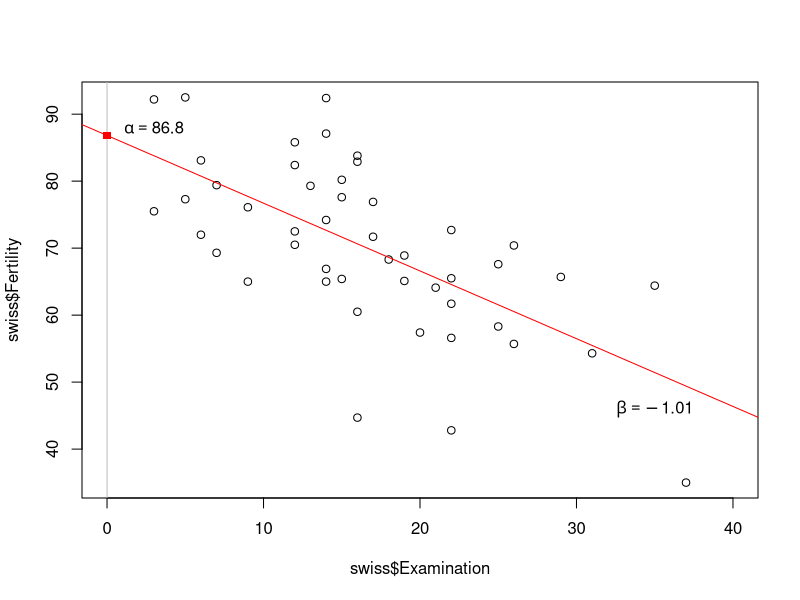
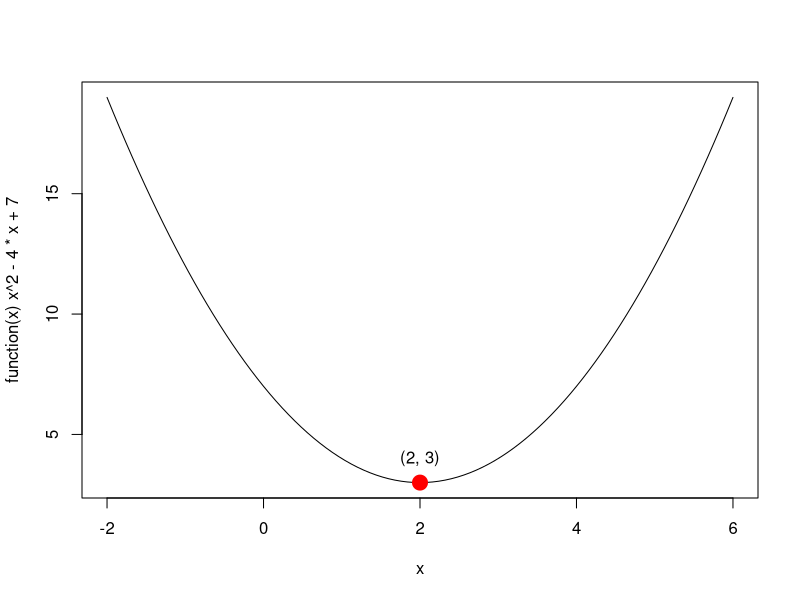
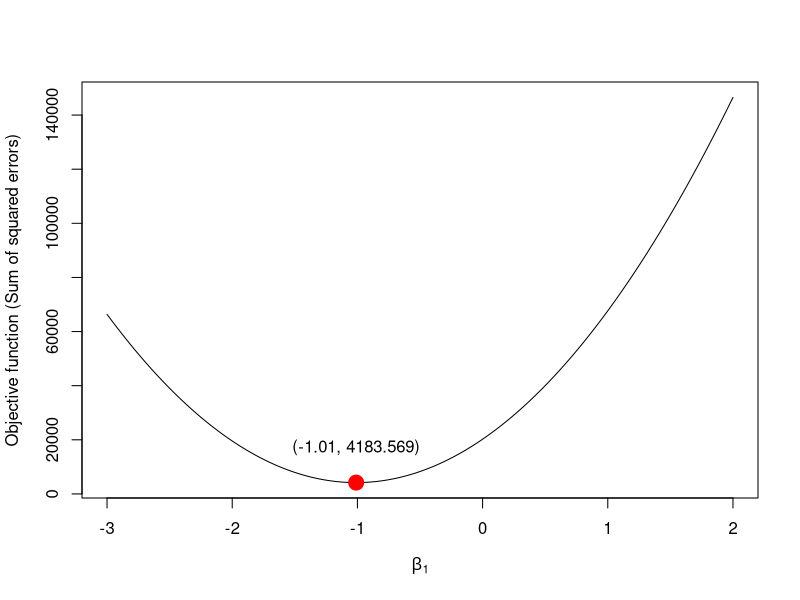
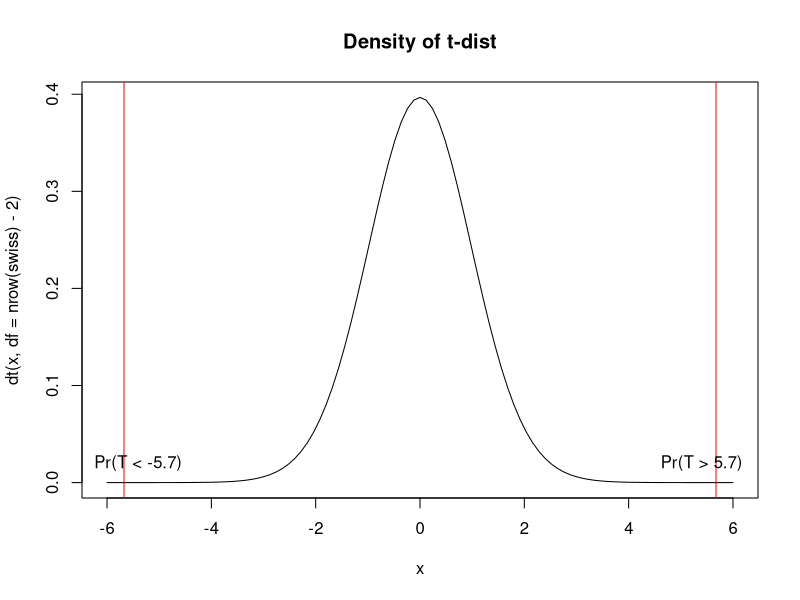
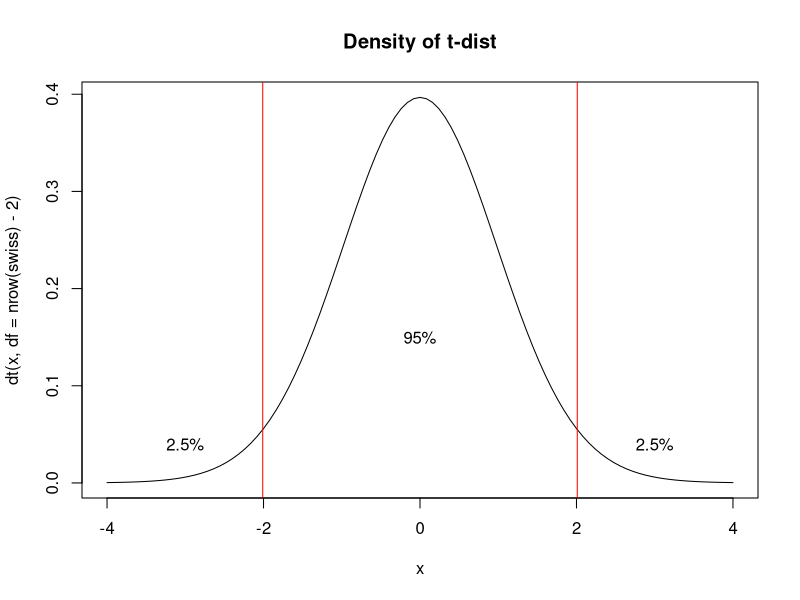

These figures' R source, in order:
## ---- chunk 1
knitr::opts_chunk$set(echo = TRUE)
## ---- chunk 2
# str(swiss)  # built-in dataset
lm(formula = Fertility ~ Examination, data = swiss)
## ---- chunk 3
plot(x = swiss$Examination, y = swiss$Fertility, xlim = c(0, 40))
abline(v = 0, col = "grey")
abline(lm(Fertility ~ Examination, swiss), col = "red")
points(0, 86.8, pch = 15, col = "red")
text(3, 88, expression(alpha == 86.8))
text(35, 46, expression(beta == -1.01))
## ---- chunk 4
summary(lm(formula = Fertility ~ Examination, data = swiss))
## ---- chunk 5
y_bar <- mean(swiss$Fertility)  # Y bar
x_bar <- mean(swiss$Examination)  # X bar
s_xx <- sum((swiss$Examination - x_bar)^2)  # S_XX
s_xy <- sum((swiss$Examination - x_bar) * (swiss$Fertility - y_bar))  # S_XY
c(y_bar, x_bar, s_xx, s_xy)
## ---- chunk 6
beta_hat <- s_xy / s_xx
alpha_hat <- y_bar - beta_hat * x_bar
c(alpha_hat, beta_hat)
## ---- chunk 7
plot(function (x) x^2-4*x+7, xlim = c(-2, 6))
points(2, 3, cex = 2, pch = 19, col = "red")
text(2, 4, labels = "(2, 3)")
## ---- chunk 8
obj_function <- function (x) x^2 - 4*x + 7
optim(par = 0, fn = obj_function, method = "BFGS")  # ニュートン法の亜種を利用
## ---- chunk 9
sum_of_squared_residuals <- function (coef_vector) {
  # coef_vector[1]: alpha (intercept)
  # coef_vector[2]: beta (slope of X)
  y <- swiss$Fertility
  x <- swiss$Examination
  sum((y - coef_vector[1] - coef_vector[2] * x)^2)
}
sum_of_squared_residuals(coef_vector = c(1, 2))  # alpha=1, beta=2
sum_of_squared_residuals(coef_vector = c(1, 3))  # alpha=1, beta=3
optim(par = c(0, 0), fn = sum_of_squared_residuals)
## ---- chunk 10
sum_of_squared_residuals_beta <- function (beta1) {
  y <- swiss$Fertility
  x <- swiss$Examination
  sum((y - 86.8 - beta1 * x)^2)
}
beta_value <- seq(-3, 2, by = 0.01)
obj_fun <- sapply(beta_value, sum_of_squared_residuals_beta)
plot(x = beta_value, y = obj_fun, type = "l", xlim = c(-3, 2), ylab = "Objective function (Sum of squared errors)", xlab = expression(beta[1]))
points(-1.01, 4183.569, pch = 19, cex = 2, col = "red")
text(-1.01, 4183.569 + 13000, label = "(-1.01, 4183.569)")
# abline(v = -1.01, col = 2)
## ---- chunk 11
s_yy <- sum((swiss$Fertility - y_bar)^2)
y_pred <- alpha_hat + beta_hat * swiss$Examination  # y hat
s_yhyh <- sum((y_pred - y_bar)^2)
s_yhyh / s_yy  # R^2
resid_swiss <- swiss$Fertility - y_pred  # residuals
1 - sum(resid_swiss^2) / s_yy  # R^2 ... should be the same as above
## ---- chunk 12
sum(resid_swiss^2) / (nrow(swiss) - 2)  # estimated sigma^2
beta_se <- sqrt(sum(resid_swiss^2)/(nrow(swiss) - 2) / s_xx)  # standard error
beta_se
## ---- chunk 13
beta_hat / beta_se
## ---- chunk 14
curve(dt(x, df = nrow(swiss) - 2), from = -6, to = 6, main = "Density of t-dist")
abline(v = beta_hat / beta_se * c(-1, 1), col = "red")
text(c(-5.4, 5.4), 0.02, labels = c("Pr(T < -5.7)", "Pr(T > 5.7)"))
## ---- chunk 15
2 * pt(q = beta_hat / beta_se, df = nrow(swiss) - 2)
## ---- chunk 16
2 * (1 - pt(q = abs(beta_hat / beta_se), df = nrow(swiss) - 2))
## ---- chunk 17
qt(p = 0.025, df = nrow(swiss) - 2)  # df: degree of freedom (自由度)
qt(p = c(0.005, 0.025, 0.975, 0.995), df = nrow(swiss) - 2)  # 1% and 5%
## ---- chunk 18
curve(dt(x, df = nrow(swiss) - 2), from = -4, to = 4, main = "Density of t-dist")
abline(v = c(-2.01, 2.01), col = "red")
text(c(-3, 3), 0.04, labels = "2.5%"); text(0, 0.15, labels = "95%")
## ---- chunk 19
qt(p = 0.975, df = 10000); qnorm(p = 0.975)
## ---- chunk 20
summary(lm(Fertility ~ Examination + Education, data = swiss))
## ---- chunk 21
swiss2 <- swiss
swiss2$Edu2 <- swiss$Education^2
# tidyverse パッケージを使用する場合
# library(tidyverse)
# swiss2 <- swiss %>%
#   mutate(Edu2 = Education^2,
#          ExamEdu = Examination * Education)
lm(Fertility ~ Examination + Edu2, data = swiss2)$coef
## ---- chunk 22
swiss2$ExamEdu <- swiss$Examination * swiss$Education
lm(Fertility ~ ExamEdu, data = swiss2)$coef
## ---- chunk 23
lm(Fertility ~ Examination + I(Education^2), data = swiss)$coef
## ---- chunk 24
lm(Fertility ~ Examination : Education, data = swiss)$coef
## ---- chunk 25
lm(Fertility ~ Examination * Education, data = swiss)$coef
## ---- chunk 26
lm(log(Fertility) ~ Examination, data = swiss)$coef
## ---- chunk 27
swiss2$exam_dummy <- ifelse(swiss$Examination > mean(swiss$Examination), 1, 0)
# swiss2$exam_dummy <- 1 * (swiss$Examination > mean(swiss$Examination))  # same as above 
# tidyverse パッケージを使用する場合
# swiss2 <- swiss %>%
#   mutate(exam_dummy = ifelse(Examination > mean(Examination), 1, 0))
summary(lm(Fertility ~ exam_dummy, data = swiss2))
## ---- chunk 28
swiss2 <- swiss
swiss2$region <- 
  c("A", "A", "A", "A", "A", "A", "C", "C", "C", "C",
    "C", "B", "B", "B", "B", "B", "B", "B", "B", "B",
    "B", "B", "B", "B", "B", "B", "B", "B", "B", "B",
    "F", "F", "F", "F", "F", "F", "F", "F", "D", "D",
    "D", "D", "D", "D", "E", "E", "E")
table(swiss2$region)
lm(Fertility ~ Examination + region, swiss2)$coef
## ---- chunk 29
swiss2$region <- relevel(as.factor(swiss2$region), ref = "B")
lm(Fertility ~ Examination + region, swiss2)$coef
## ---- chunk 30
lm(formula = Fertility ~ Examination + I(2 * Examination), data = swiss)$coef
cor(swiss$Examination, 2 * swiss$Examination)
## ---- chunk 31
set.seed(2)
swiss2$Exam_with_noise <- swiss$Examination + rnorm(nrow(swiss), sd = 1)
# tidyverse パッケージを使用する場合
# swiss2 <- swiss %>% 
#   mutate(Exam_with_noise = Examination + rnorm(nrow(swiss), sd = 1))
cor(swiss2$Examination, swiss2$Exam_with_noise)
summary(lm(formula = Fertility ~ Examination + Exam_with_noise, data = swiss2))$coef
## ---- chunk 32
summary(lm(formula = Fertility ~ Examination, data = swiss))$coef
## ---- chunk 33
lm_exam <- lm(Examination ~ Education + Agriculture + Catholic, data = swiss)
r2_exam <- summary(lm_exam)$r.squared  # cf. str(summary(lm_exam))
1 / (1 - r2_exam)  # VIF 
## ---- chunk 34
# install.packages("car")
library(car)
lm0 <- lm(formula = Fertility ~ Examination + Education + Agriculture + Catholic, data = swiss)
car::vif(lm0)
## ---- chunk 35
lm(formula = Fertility ~ Examination + Agriculture, data = swiss)$coef
## ---- chunk 36
c(-1.195 * sd(swiss$Examination), -0.094 * sd(swiss$Agriculture))
## ---- chunk 37
swiss_scaled <- swiss
swiss_scaled$Fertility_scaled <- (swiss$Fertility - mean(swiss$Fertility)) / sd(swiss$Fertility)
swiss_scaled$Examination_scaled <- (swiss$Examination - mean(swiss$Examination)) / sd(swiss$Examination)
swiss_scaled$Agriculture_scaled <- (swiss$Agriculture - mean(swiss$Agriculture)) / sd(swiss$Agriculture)
# tidyverse パッケージを使用する場合
# swiss_scaled <- swiss %>% 
#   mutate(Fertility_scaled = (Fertility - mean(Fertility)) / sd(Fertility),
#          Examination_scaled = (Examination - mean(Examination)) / sd(Examination),
#          Agriculture_scaled = (Agriculture - mean(Agriculture)) / sd(Agriculture))
lm(formula = Fertility_scaled ~ Examination_scaled + Agriculture_scaled, data = swiss_scaled)$coef
## ---- chunk 38
lm1 <- lm(Fertility ~ Examination, data = swiss)
lm2 <- lm(Fertility ~ Examination + Education, data = swiss)
lm3 <- lm(Fertility ~ Examination + Education + Agriculture + Catholic, data = swiss)
AIC(lm1, lm2, lm3)
## ---- chunk 39
lm_full <- lm(Fertility ~ Examination + Education + Agriculture + Catholic + Infant.Mortality, data = swiss)
step(lm_full, trace = 0)  # trace = 1 にすると計算過程が出力される
